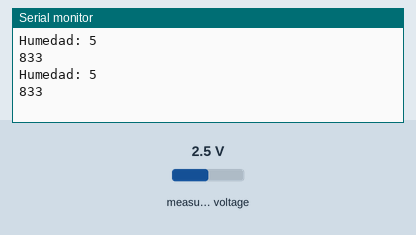
The sketch below on a simulated Arduino Uno, built with avr-gcc and run on an emulated ATmega328P. On the bench: the last lines printed to the serial monitor. The test bench sets the inputs (shaded band); at power-on: measured voltage 2.5 V.

Above: at 1.2 s.
1.3 s: measured voltage set to 0.1 V
At 2.6 s:
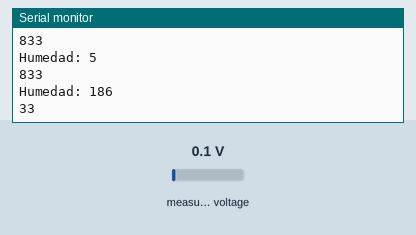
2.8 s: measured voltage set to 1.2 V
At 3.8 s:
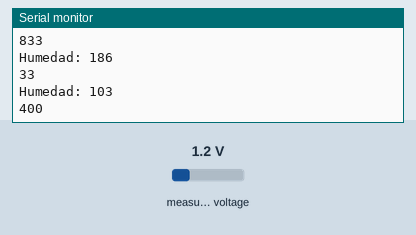
Timing chart, 0 to 5.8 s (numbered marks = the images above; inputs shaded):
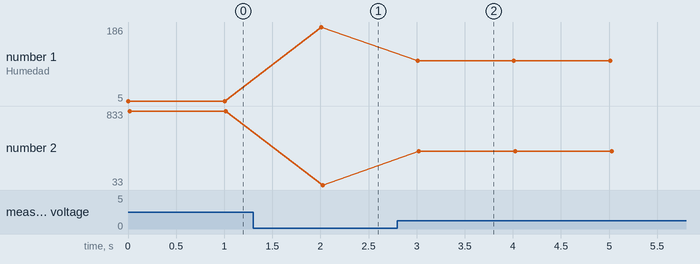

The sketch:

sensorHumedad.ino
```cpp
#include <Adafruit_ADS1X15.h>

Adafruit_ADS1015 ads;

int channelValue = 0;
int sensorValue = 0;
int humidityValue = 0;

int medidaSeco = 858;
int medidaMojado= 415;

void setup() {
  // put your setup code here, to run once:
  Serial.begin(9600);

  if (!ads.begin()) {
    Serial.println("Failed to initialize ADS.");
    while (1);
  }

  ads.setGain(GAIN_TWOTHIRDS);
}

void loop() {
  // put your main code here, to run repeatedly:
  sensorValue = ads.readADC_SingleEnded(channelValue);
  humidityValue = map(sensorValue, medidaSeco, medidaMojado, 0, 100);

  Serial.println();
  Serial.print("Humedad: ");
  Serial.print(humidityValue, DEC);
  Serial.println();
  Serial.print(sensorValue);
  delay(1000);
}
```

Measured:
- after the input at 1.3 s, the serial monitor: prints a new line after 0.71 s (image 1)
- after the input at 2.8 s, the serial monitor: prints a new line after 0.21 s (image 2)
- plotted number 1: 5 → 186 after the input at 1.3 s, 186 → 103 after the input at 2.8 s
- plotted number 2: 833 → 33 after the input at 1.3 s, 33 → 400 after the input at 2.8 s
